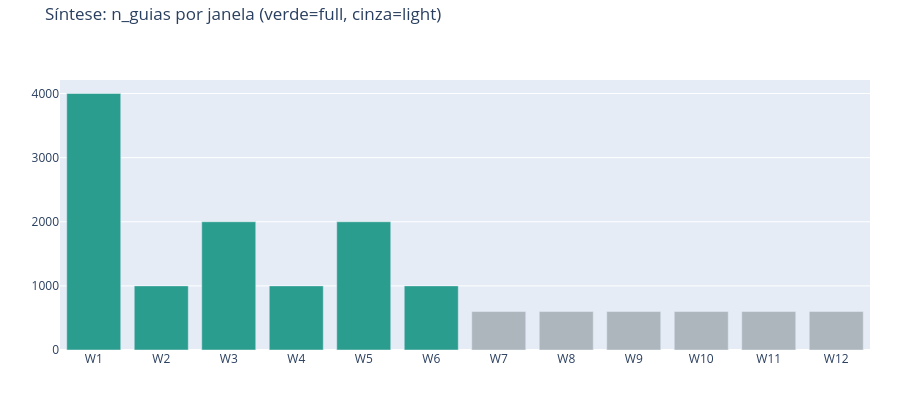
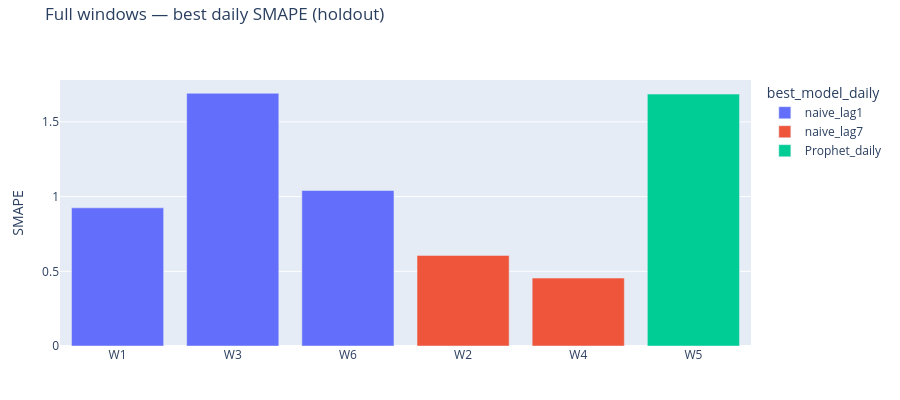

Notebook code cell kept with these figures, in order:
### Markdown cell above
## 9. Janelas *light* + tabela síntese cross-window

Para light: n_guias, valor_sum, missingness, join_cov (local), sem forecast (MAPE/SMAPE = NaN).

### Code cell
synth = []
for _, row in windows.iterrows():
    wid = row["id"]
    info = loaded[wid]
    df = info["df"]
    n_gares = len(df)
    valor_sum = float(df["VALOR_TOTAL_GARE"].sum()) if n_gares and "VALOR_TOTAL_GARE" in df.columns else np.nan
    na_frac = float(df.isna().mean().mean()) if n_gares else np.nan
    cov = info.get("join_cov", join_coverage(df) if n_gares else np.nan)
    entry = {
        "id": wid,
        "criterio": info["criterio"],
        "ano": info["ano"],
        "mes": info["mes"],
        "mode": info["mode"],
        "source": info["source"],
        "partial": bool(info["partial"]),
        "n_guias": n_gares,
        "valor_sum": valor_sum,
        "missingness_mean": na_frac,
        "join_coverage_local_debito": cov,
        "best_MAPE_daily": info.get("best_MAPE", np.nan),
        "best_SMAPE_daily": info.get("best_SMAPE", np.nan),
        "best_model_daily": info.get("best_model"),
    }
    synth.append(entry)
    if info["mode"] == "light" and n_gares:
        d2 = to_daily(df, info["ano"], info["mes"])
        print(wid, "light dias_com_fluxo", int((d2["valor_dia"] > 0).sum()), "valor_sum", valor_sum)

sintese = pd.DataFrame(synth)
display(sintese)
out_s = C.sample_dir() / "gare_janelas_sintese_v0.parquet"
sintese.to_parquet(out_s, index=False)
print("sintese ->", public_path_label(out_s))

# Cross-window comparison chart (n_guias + valor_sum)
fig_n = go.Figure()
fig_n.add_trace(go.Bar(x=sintese["id"], y=sintese["n_guias"], name="n_guias",
                       marker_color=["#2a9d8f" if m == "full" else "#adb5bd" for m in sintese["mode"]]))
fig_n.update_layout(title=dict(text="Síntese: n_guias por janela (verde=full, cinza=light)", y=0.98),
                    height=400, margin=dict(t=80, l=60, r=30, b=50), showlegend=False)
fig_n.show()
save_fig(fig_n, "gare_sintese_n_guias", width=1000, height=400)

full_m = sintese[sintese["mode"] == "full"].dropna(subset=["best_SMAPE_daily"])
if len(full_m):
    fig_m = px.bar(
        full_m, x="id", y="best_SMAPE_daily", color="best_model_daily",
        title="Full windows — best daily SMAPE (holdout)",
        labels={"best_SMAPE_daily": "SMAPE", "id": ""},
    )
    fig_m.update_layout(height=400, margin=dict(t=80, l=60, r=30, b=50), title=dict(y=0.98))
    fig_m.show()
    save_fig(fig_m, "gare_sintese_best_smape", width=1000, height=400)

print("n_full", int((sintese["mode"] == "full").sum()),
      "| n_light", int((sintese["mode"] == "light").sum()),
      "| timeout_incidents", len(TIMEOUT_INCIDENTS))
if TIMEOUT_INCIDENTS:
    display(pd.DataFrame(TIMEOUT_INCIDENTS))

### Figure 1 — Plotly figure (JSON) as saved in the notebook; plotly's stock layout.template omitted (floating-point values rounded to 4 significant figures)
{"data": [{"marker": {"color": ["#2a9d8f", "#2a9d8f", "#2a9d8f", "#2a9d8f", "#2a9d8f", "#2a9d8f", "#adb5bd", "#adb5bd", "#adb5bd", "#adb5bd", "#adb5bd", "#adb5bd"]}, "name": "n_guias", "type": "bar", "x": ["W1", "W2", "W3", "W4", "W5", "W6", "W7", "W8", "W9", "W10", "W11", "W12"], "y": [4000, 1000, 2000, 1000, 2000, 1000, 600, 600, 600, 600, 600, 600]}], "layout": {"height": 400, "margin": {"b": 50, "l": 60, "r": 30, "t": 80}, "showlegend": false, "title": {"text": "Síntese: n_guias por janela (verde=full, cinza=light)", "y": 0.98}}}

### Figure 2 — Plotly figure (JSON) as saved in the notebook; plotly's stock layout.template omitted (floating-point values rounded to 4 significant figures)
{"data": [{"hovertemplate": "best_model_daily=naive_lag1<br>=%{x}<br>SMAPE=%{y}<extra></extra>", "legendgroup": "naive_lag1", "marker": {"color": "#636efa", "pattern": {"shape": ""}}, "name": "naive_lag1", "orientation": "v", "showlegend": true, "textposition": "auto", "type": "bar", "x": ["W1", "W3", "W6"], "xaxis": "x", "y": [0.925, 1.692, 1.041], "yaxis": "y"}, {"hovertemplate": "best_model_daily=naive_lag7<br>=%{x}<br>SMAPE=%{y}<extra></extra>", "legendgroup": "naive_lag7", "marker": {"color": "#EF553B", "pattern": {"shape": ""}}, "name": "naive_lag7", "orientation": "v", "showlegend": true, "textposition": "auto", "type": "bar", "x": ["W2", "W4"], "xaxis": "x", "y": [0.6066, 0.4546], "yaxis": "y"}, {"hovertemplate": "best_model_daily=Prophet_daily<br>=%{x}<br>SMAPE=%{y}<extra></extra>", "legendgroup": "Prophet_daily", "marker": {"color": "#00cc96", "pattern": {"shape": ""}}, "name": "Prophet_daily", "orientation": "v", "showlegend": true, "textposition": "auto", "type": "bar", "x": ["W5"], "xaxis": "x", "y": [1.686], "yaxis": "y"}], "layout": {"barmode": "relative", "height": 400, "legend": {"title": {"text": "best_model_daily"}, "tracegroupgap": 0}, "margin": {"b": 50, "l": 60, "r": 30, "t": 80}, "title": {"text": "Full windows — best daily SMAPE (holdout)", "y": 0.98}, "xaxis": {"anchor": "y", "domain": [0.0, 1.0], "title": {"text": ""}}, "yaxis": {"anchor": "x", "domain": [0.0, 1.0], "title": {"text": "SMAPE"}}}}
